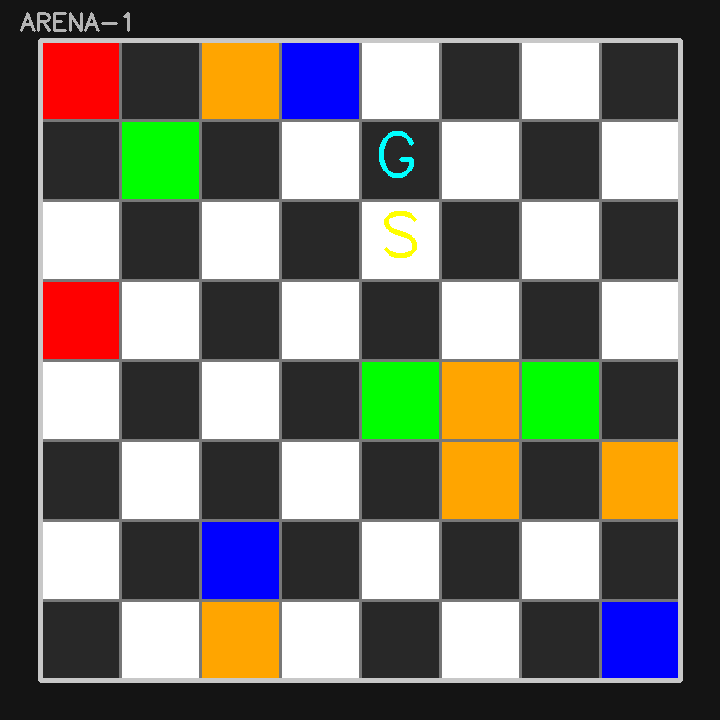
#> input picture Task1A/Task1A-a/Test_images/arena_1.png, 720 x 720 px
$ python -i script.py   (imports and definitions only)
#> lines starting #> are read from the running program, lines starting #| are printed output that depends on the picture; after the words box and inside, x2 and y2 are one past the last pixel; in counts of white or black regions, pixels touching at a corner belong together
#!/usr/bin/env python3
import cv2
import numpy as np


def analyze_arena(input_image):

    # ==========================================
    # LOAD IMAGE
    # ==========================================

#> called with input_image = 'Test_images/arena_1.png'
    image = cv2.imread(input_image)
#> image is the input picture: shape (720, 720, 3); mean B, G, R 103.2, 113, 114.8

    if image is None:

        print("Error loading image.")
        return {}

    # ==========================================
    # INITIALIZE OUTPUT
    # ==========================================

    result = {

        "arena_size": None,
        "start": None,
        "goal": None,
        "special_cells": {}

    }

    # ==========================================
    # WRITE YOUR LOGIC BELOW
    # ==========================================

    gray = cv2.cvtColor(image, cv2.COLOR_BGR2GRAY)
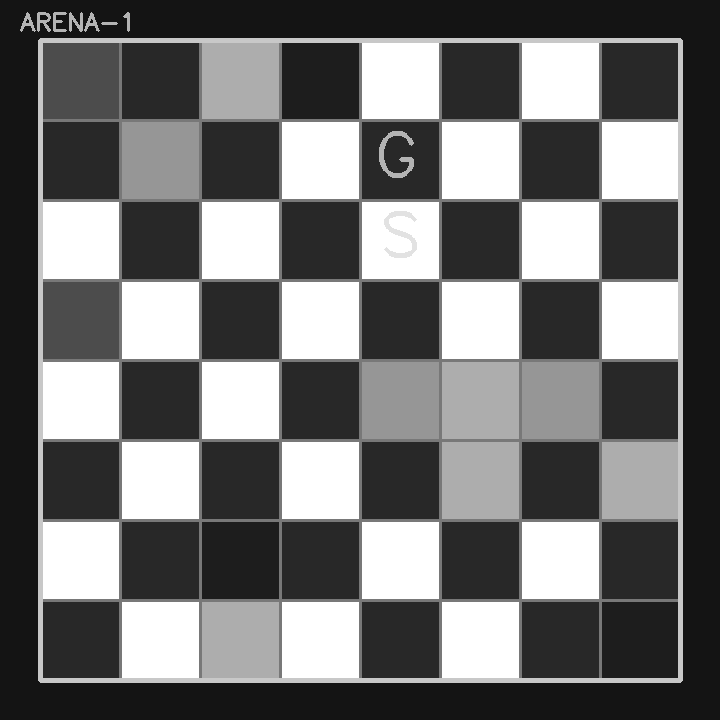
#> gray: shape (720, 720); min 20, max 255, mean 112.4
    _, thresh = cv2.threshold(gray, 50, 255, cv2.THRESH_BINARY)
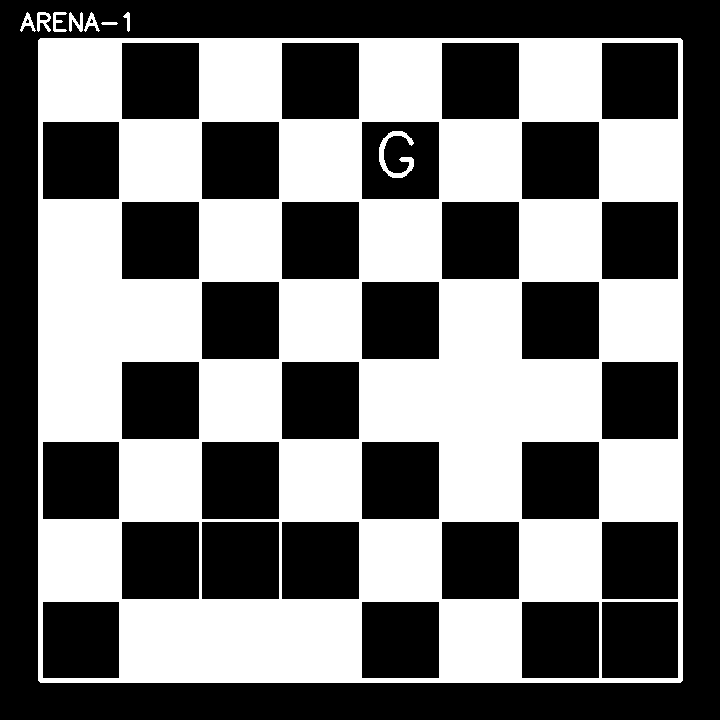
#> thresh: shape (720, 720); 45.3% white; 9 white regions
    contours, _ = cv2.findContours(thresh, cv2.RETR_LIST, cv2.CHAIN_APPROX_SIMPLE)
#> contours = 43 contours, 2 with area under 20; largest, box (x1, y1, x2, y2) and area: (38, 38, 683, 683) 414728, (441, 521, 520, 600) 6082, (281, 521, 360, 600) 6082, (201, 521, 280, 600) 6082, (121, 521, 200, 600) 6082

    h_img, w_img = image.shape[:2]
    img_area = h_img * w_img
    max_area = 0
    grid_exact = (0, 0, w_img, h_img)

    for cnt in contours:
        x, y, w, h = cv2.boundingRect(cnt)
        area = w * h

        if area > max_area and area > 0.05 * img_area:
            if 0.8 < w / h < 1.2:

                if w > 0.98 * w_img and h > 0.98 * h_img:
                    continue
                max_area = area
                grid_exact = (x, y, w, h)
#> this loop made 43 passes
#> (x, y, w, h, area, max_area) on pass 33: (38, 38, 645, 645, 416025, 416025)
#> after the loop, max_area = 416025

    x, y, w, h =  grid_exact
#> x = 38; y = 38; w = 645; h = 645
    roi = image[y:y+h, x:x+w]
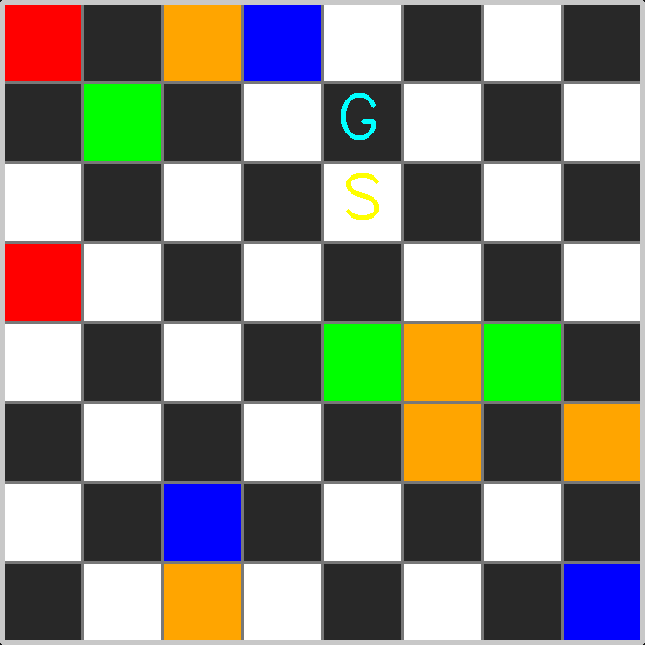
#> roi: shape (645, 645, 3); mean B, G, R 123.4, 135.5, 137.8
    hsv_roi = cv2.cvtColor(roi, cv2.COLOR_BGR2HSV)
#> hsv_roi: shape (645, 645, 3); mean H, S, V 9.1, 47.5, 159.8

    edges = cv2.Canny(roi, 50, 150)
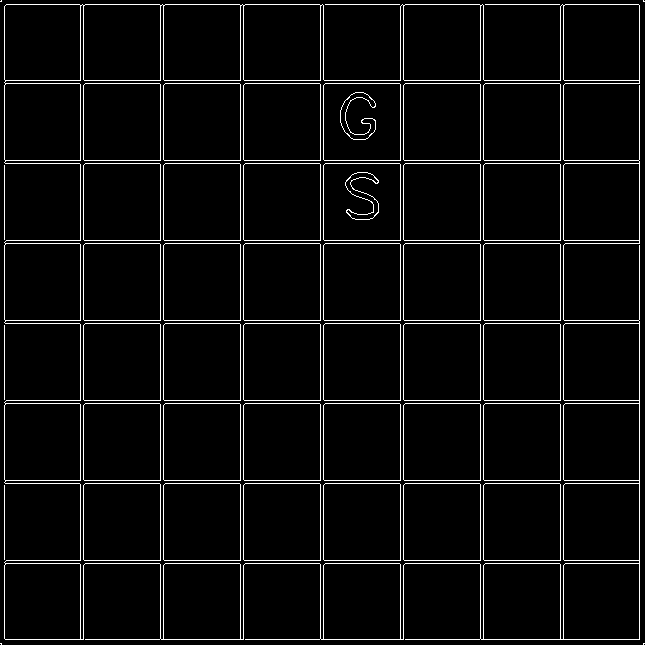
#> edges: shape (645, 645); 4.8% white in thin lines or dots
    cnts_roi, _ = cv2.findContours(edges, cv2.RETR_LIST, cv2.CHAIN_APPROX_SIMPLE)
#> cnts_roi = 105 contours, 9 with area under 20; largest, box (x1, y1, x2, y2) and area: (4, 4, 640, 640) 344668, (4, 4, 640, 640) 239663, (483, 483, 561, 561) 5926, (403, 483, 481, 561) 5926, (323, 483, 401, 561) 5926
    widths = []

    for c in cnts_roi:
        _, _, cw, ch = cv2.boundingRect(c)
        if (w / 13) < cw < (w / 4) and (h / 13) < ch < (h / 4):
            widths.append(cw)
#> this loop made 105 passes
#> (cw, ch) on passes 3, 4, 5, 6, 7, 9, 10, 11: (77, 77), (78, 77), (78, 77), (78, 77), (77, 77), (77, 78), (78, 78), (78, 78)
#> after the loop, widths = 90 values, max 78 at index 1, min 77 at index 0, mean 77.88

    if widths:
        median_w = np.median(widths)
#> median_w = 78
        n_est = w / median_w
#> n_est = 8.27
        valid_Ns = [6, 8, 10, 12]
        arena_size = min(valid_Ns, key=lambda val: abs(val - n_est))
#> arena_size = 8
    else:
        arena_size = 10

    result["arena_size"] = arena_size

    cell_w = w / arena_size
#> cell_w = 80.62
    cell_h = h / arena_size
#> cell_h = 80.62

    for r in range(arena_size):
        for c in range(arena_size):
            x1 = int(c * cell_w)
            y1 = int(r * cell_h)
            x2 = int((c + 1) * cell_w)
            y2 = int((r + 1) * cell_h)

            margin_x = int((x2 - x1) * 0.2)
            margin_y = int((y2 - y1) * 0.2)

            cell_hsv = hsv_roi[y1+margin_y:y2-margin_y, x1+margin_x:x2-margin_x]

            masks = {
                "DANGER": (
                    cv2.inRange(cell_hsv, np.array([0, 70, 70]), np.array([10, 255, 255])) |
                    cv2.inRange(cell_hsv, np.array([160, 70, 70]), np.array([180, 255, 255]))
                ),
                "SAFE": cv2.inRange(cell_hsv, np.array([40, 70, 70]), np.array([80, 255, 255])),
                "REFUEL": cv2.inRange(cell_hsv, np.array([100, 70, 70]), np.array([140, 255, 255])),
                "SLOW": cv2.inRange(cell_hsv, np.array([11, 70, 70]), np.array([24, 255, 255])),
                "START": cv2.inRange(cell_hsv, np.array([25, 70, 70]), np.array([39, 255, 255])),
                "GOAL": cv2.inRange(cell_hsv, np.array([85, 70, 70]), np.array([105, 255, 255]))
            }

            pixel_threshold = max(5, int((cell_w * cell_h) * 0.01))

            cell_type = None
            for name, mask in masks.items():
                if np.count_nonzero(mask) > pixel_threshold:
                    cell_type = name
                    break

            if cell_type:
                col_letter = chr(65 + c)
                row_number = str(arena_size - r)
                coord = f"{col_letter}{row_number}"

                if cell_type == "START":
                    result["start"] = coord
                elif cell_type == "GOAL":
                    result["goal"] = coord
                else:
                    result["special_cells"][coord] = cell_type
#> cell_hsv: shape (49, 49, 3); mean H, S, V 120, 255, 255
#> after the loop, result = 4 items

    # ==========================================
    # SORT SPECIAL CELLS
    # ==========================================

    sorted_cells = dict(

        sorted(

            result["special_cells"].items(),

            key=lambda item: (

                item[0][0],
                int(item[0][1:])

            )
        )
    )
#> sorted_cells = 13 items

    result["special_cells"] = sorted_cells

    # ==========================================
    # RETURN FINAL OUTPUT
    # ==========================================

    return result

>>> result = analyze_arena('Test_images/arena_1.png')
#> result = 4 items

$ run again, on Task1A/Task1A-a/Test_images/arena_10.png
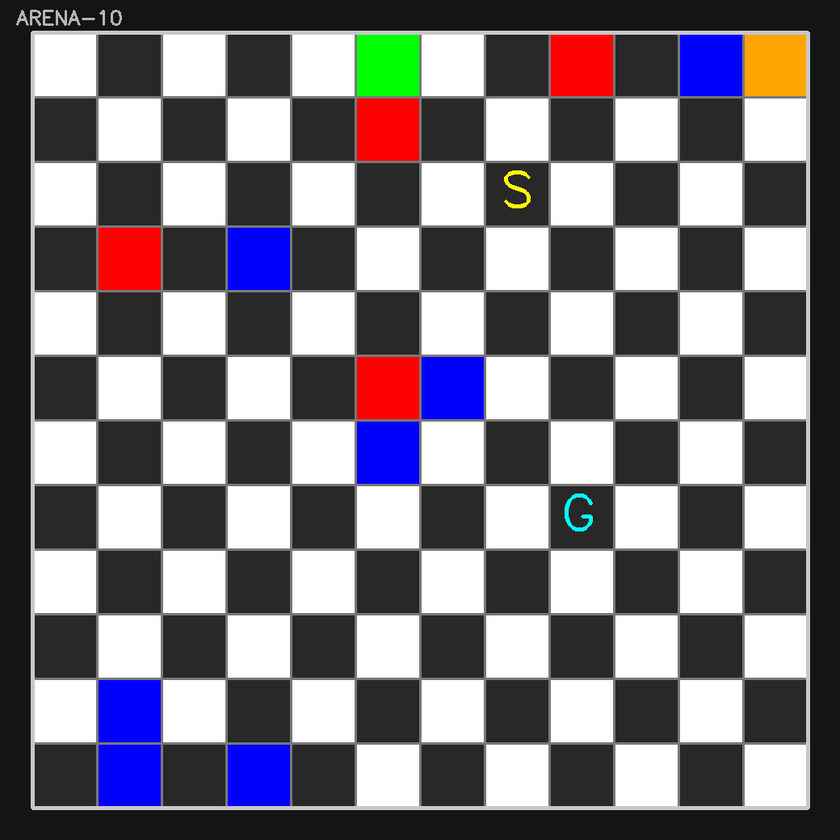
#> input picture Task1A/Task1A-a/Test_images/arena_10.png, 840 x 840 px, shrunk from 1040 x 1040 before the run
#> in analyze_arena, image is the input picture: shape (840, 840, 3); mean B, G, R 126.7, 119.4, 123.9
#> in analyze_arena, `_, thresh = cv2.threshold(gray, 50, 255, cv2.THRESH_BINARY)`:
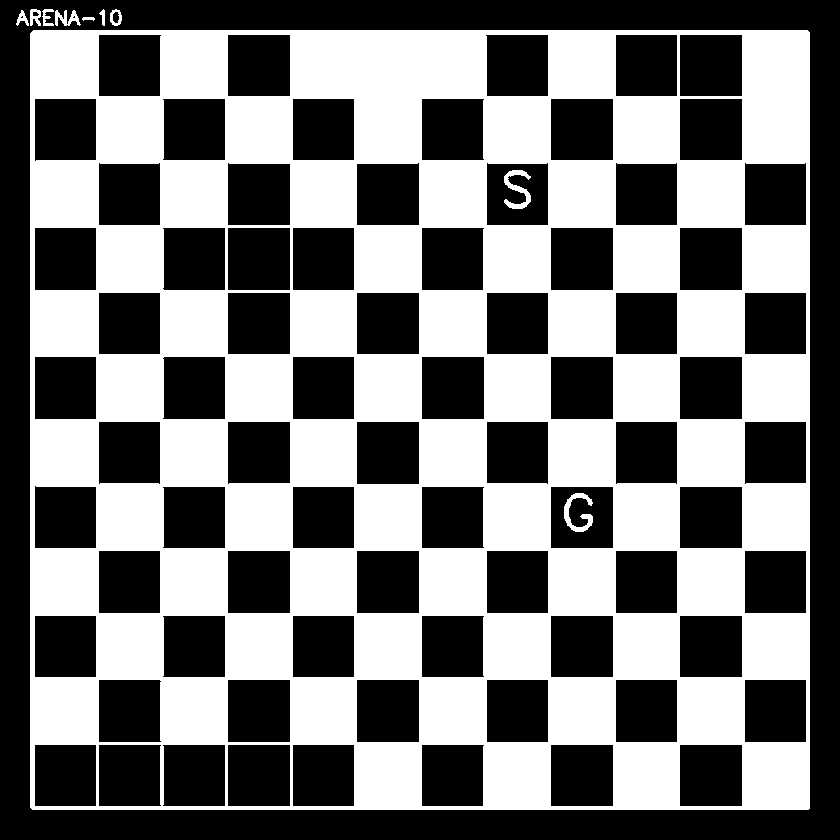
#> thresh: shape (840, 840); 47% white; 10 white regions
#> contours = 88 contours, 2 with area under 20; largest, box (x1, y1, x2, y2) and area: (30, 30, 810, 810) 606832, (356, 679, 420, 743) 3967, (227, 679, 291, 743) 3967, (356, 550, 420, 614) 3967, (227, 550, 291, 614) 3967
#> the loop in analyze_arena, `for cnt in contours:` made 88 passes
#> (x, y, w, h, area, max_area) on pass 77: (30, 30, 780, 780, 608400, 608400)
#> after the loop in analyze_arena, `for cnt in contours:`: max_area = 608400
#> hsv_roi: shape (780, 780, 3); mean H, S, V 6.7, 21.6, 153.4
#> in analyze_arena, `edges = cv2.Canny(roi, 50, 150)`:
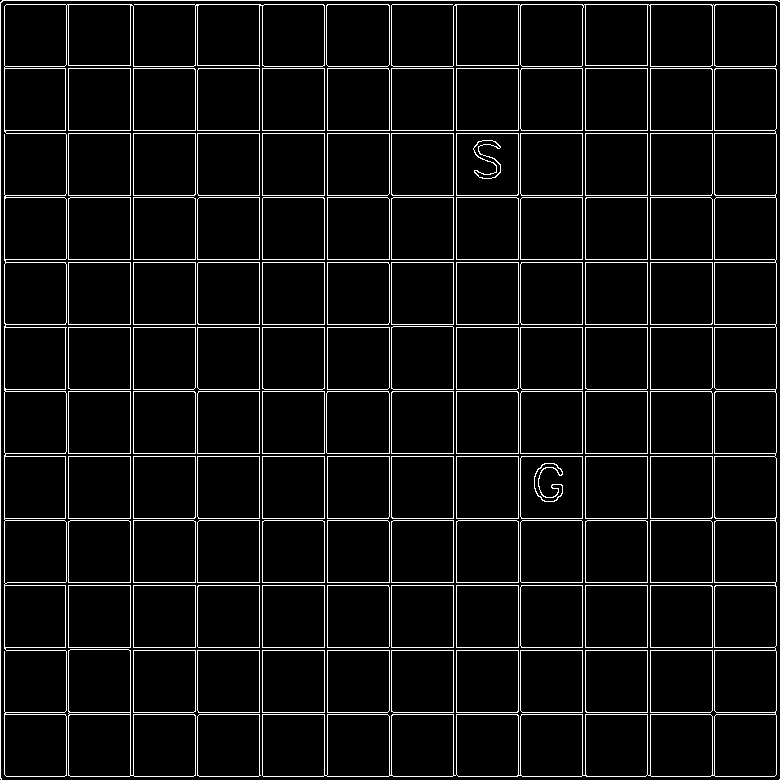
#> edges: shape (780, 780); 6.2% white in thin lines or dots
#> cnts_roi = 252 contours, 2 with area under 20; largest, box (x1, y1, x2, y2) and area: (262, 68, 777, 777) 69156, (4, 4, 325, 777) 49603, (391, 4, 777, 67) 19094, (68, 649, 196, 777) 11710, (326, 391, 390, 454) 3902
#> the loop in analyze_arena, `for c in cnts_roi:` made 252 passes
#> (cw, ch) on passes 2 to 4: (63, 63), (63, 63), (63, 63)
#> after the loop in analyze_arena, `for c in cnts_roi:`: widths = 242 values, max 128 at index 33, min 62 at index 45, mean 63.28
#> median_w = 63
#> n_est = 12.38
#> arena_size = 12
#> cell_w = 65
#> after the loop in analyze_arena, `for r in range(arena_size):`: result = 4 items
#> sorted_cells = 13 items
#> `result = analyze_arena('Test_images/arena_1.png')`: result = 4 items

$ run again, on Task1A/Task1A-a/Test_images/arena_2.png
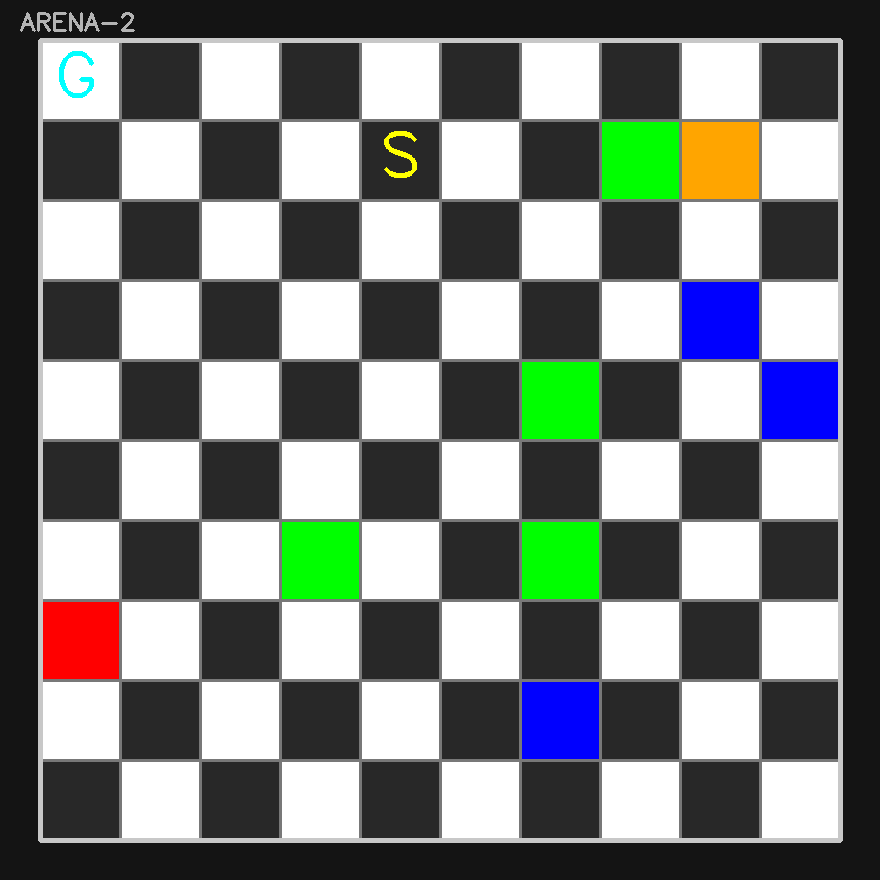
#> input picture Task1A/Task1A-a/Test_images/arena_2.png, 880 x 880 px
#> in analyze_arena, image is the input picture: shape (880, 880, 3); mean B, G, R 122.9, 126.3, 121
#> in analyze_arena, `_, thresh = cv2.threshold(gray, 50, 255, cv2.THRESH_BINARY)`:
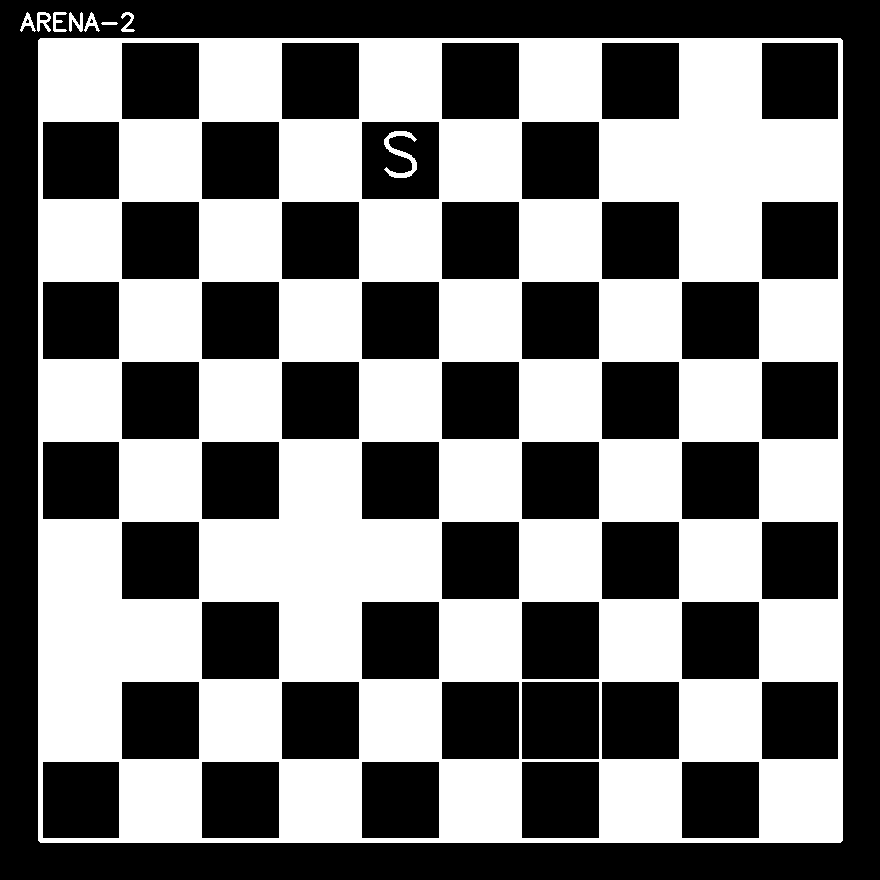
#> thresh: shape (880, 880); 47.3% white; 9 white regions
#> contours = 60 contours, 2 with area under 20; largest, box (x1, y1, x2, y2) and area: (38, 38, 843, 843) 646408, (601, 681, 680, 760) 6082, (521, 681, 600, 760) 6082, (441, 681, 520, 760) 6082, (281, 681, 360, 760) 6082
#> the loop in analyze_arena, `for cnt in contours:` made 60 passes
#> (x, y, w, h, area, max_area) on pass 50: (38, 38, 805, 805, 648025, 648025)
#> after the loop in analyze_arena, `for cnt in contours:`: max_area = 648025
#> in analyze_arena, `x, y, w, h =  grid_exact`: x = 38; w = 805
#> hsv_roi: shape (805, 805, 3); mean H, S, V 5.8, 21.4, 157
#> in analyze_arena, `edges = cv2.Canny(roi, 50, 150)`:
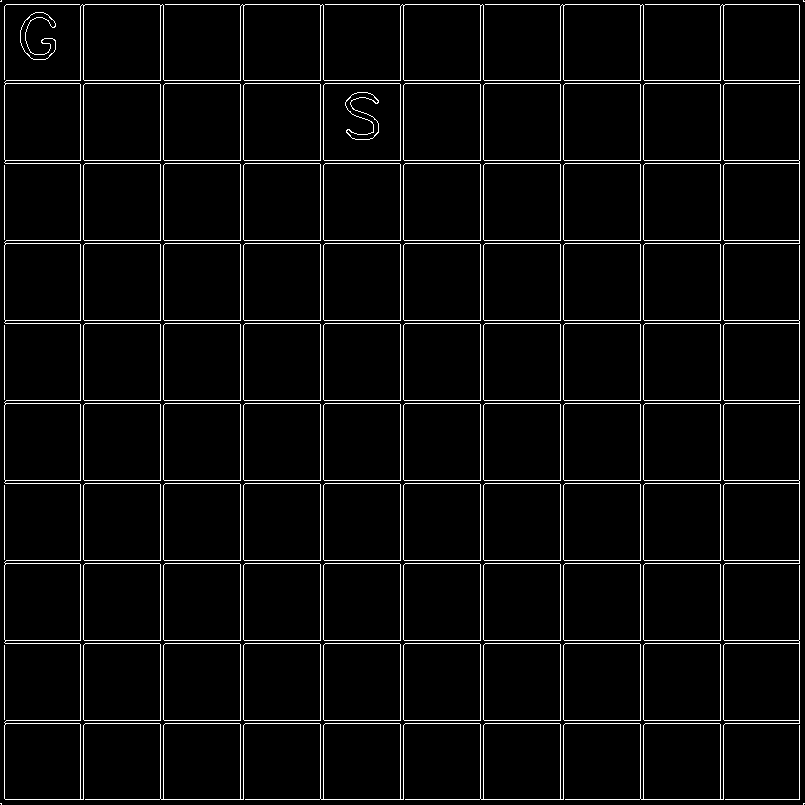
#> edges: shape (805, 805); 4.8% white in thin lines or dots
#> cnts_roi = 166 contours, 14 with area under 20; largest, box (x1, y1, x2, y2) and area: (4, 4, 800, 800) 526806, (4, 4, 800, 800) 421645, (643, 643, 721, 721) 5926, (563, 643, 641, 721) 5926, (483, 643, 561, 721) 5926
#> the loop in analyze_arena, `for c in cnts_roi:` made 166 passes
#> (cw, ch) on passes 3 to 5: (75, 75), (78, 77), (78, 77)
#> after the loop in analyze_arena, `for c in cnts_roi:`: widths = 148 values, max 78 at index 1, min 75 at index 0, mean 77.9
#> median_w = 78
#> n_est = 10.32
#> arena_size = 10
#> cell_w = 80.5
#> after the loop in analyze_arena, `for r in range(arena_size):`: result = 4 items
#> sorted_cells = 9 items
#> `result = analyze_arena('Test_images/arena_1.png')`: result = 4 items
